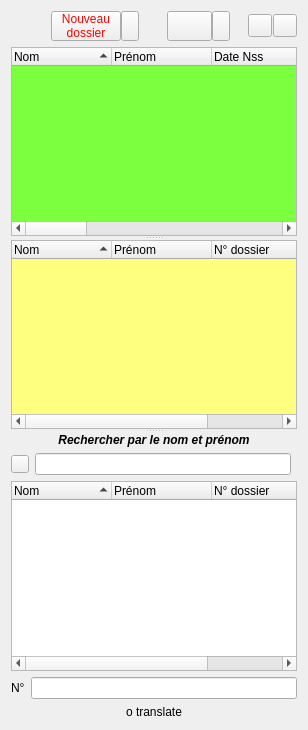
          <widget class="QWidget" name="layoutWidget_1">
           <layout class="QGridLayout">
            <item row="1" column="0">
             <layout class="QGridLayout" name="_2">
              <item row="1" column="0">
               <widget class="QSplitter" name="splitter_listPatient">
                <property name="orientation">
                 <enum>Qt::Vertical</enum>
                </property>
                <widget class="QSplitter" name="splitter_">
                 <property name="orientation">
                  <enum>Qt::Vertical</enum>
                 </property>
                 <widget class="QTreeWidget" name="listView_Vitale">
                  <property name="palette">
                   <palette>
                    <active>
                     <colorrole role="Base">
                      <brush brushstyle="SolidPattern">
                       <color alpha="255">
                        <red>123</red>
                        <green>255</green>
                        <blue>62</blue>
                       </color>
                      </brush>
                     </colorrole>
                    </active>
                    <inactive>
                     <colorrole role="Base">
                      <brush brushstyle="SolidPattern">
                       <color alpha="255">
                        <red>123</red>
                        <green>255</green>
                        <blue>62</blue>
                       </color>
                      </brush>
                     </colorrole>
                    </inactive>
                    <disabled>
                     <colorrole role="Base">
                      <brush brushstyle="SolidPattern">
                       <color alpha="255">
                        <red>255</red>
                        <green>255</green>
                        <blue>255</blue>
                       </color>
                      </brush>
                     </colorrole>
                    </disabled>
                   </palette>
                  </property>
                  <property name="rootIsDecorated">
                   <bool>false</bool>
                  </property>
                  <property name="sortingEnabled">
                   <bool>true</bool>
                  </property>
                  <column>
                   <property name="text">
                    <string>Nom</string>
                   </property>
                   <property name="font">
                    <font>
                     <pointsize>9</pointsize>
                    </font>
                   </property>
                  </column>
                  <column>
                   <property name="text">
                    <string>Prénom</string>
                   </property>
                   <property name="font">
                    <font>
                     <pointsize>9</pointsize>
                    </font>
                   </property>
                  </column>
                  <column>
                   <property name="text">
                    <string>Date Nss</string>
                   </property>
                   <property name="font">
                    <font>
                     <pointsize>9</pointsize>
                    </font>
                   </property>
                  </column>
                  <column>
                   <property name="text">
                    <string>Num SS</string>
                   </property>
                   <property name="font">
                    <font>
                     <pointsize>9</pointsize>
                    </font>
                   </property>
                  </column>
                  <column>
                   <property name="text">
                    <string>Rang Gem</string>
                   </property>
                   <property name="font">
                    <font>
                     <pointsize>9</pointsize>
                    </font>
                   </property>
                  </column>
                  <column>
                   <property name="text">
                    <string>Qu ayant droit</string>
                   </property>
                   <property name="font">
                    <font>
                     <pointsize>9</pointsize>
                    </font>
                   </property>
                  </column>
                  <column>
                   <property name="text">
                    <string>N° Dossier</string>
                   </property>
                   <property name="font">
                    <font>
                     <pointsize>9</pointsize>
                    </font>
                   </property>
                  </column>
                  <column>
                   <property name="text">
                    <string>GUID</string>
                   </property>
                   <property name="font">
                    <font>
                     <pointsize>9</pointsize>
                    </font>
                   </property>
                  </column>
                  <column>
                   <property name="text">
                    <string>Occurence</string>
                   </property>
                   <property name="font">
                    <font>
                     <pointsize>9</pointsize>
                    </font>
                   </property>
                  </column>
                  <column>
                   <property name="text">
                    <string>DroitsDeb</string>
                   </property>
                  </column>
                  <column>
                   <property name="text">
                    <string>DroitsFin</string>
                   </property>
                  </column>
                  <column>
                   <property name="text">
                    <string>CAS</string>
                   </property>
                  </column>
                 </widget>
                 <widget class="QTreeWidget" name="listView_Doublons">
                  <property name="palette">
                   <palette>
                    <active>
                     <colorrole role="Base">
                      <brush brushstyle="SolidPattern">
                       <color alpha="255">
                        <red>255</red>
                        <green>255</green>
                        <blue>127</blue>
                       </color>
                      </brush>
                     </colorrole>
                    </active>
                    <inactive>
                     <colorrole role="Base">
                      <brush brushstyle="SolidPattern">
                       <color alpha="255">
                        <red>255</red>
                        <green>255</green>
                        <blue>127</blue>
                       </color>
                      </brush>
                     </colorrole>
                    </inactive>
                    <disabled>
                     <colorrole role="Base">
                      <brush brushstyle="SolidPattern">
                       <color alpha="255">
                        <red>255</red>
                        <green>255</green>
                        <blue>255</blue>
                       </color>
                      </brush>
                     </colorrole>
                    </disabled>
                   </palette>
                  </property>
                  <property name="toolTip">
                   <string>Lite de résolution des doublons.</string>
                  </property>
                  <property name="rootIsDecorated">
                   <bool>false</bool>
                  </property>
                  <property name="sortingEnabled">
                   <bool>true</bool>
                  </property>
                  <column>
                   <property name="text">
                    <string>Nom</string>
                   </property>
                   <property name="font">
                    <font>
                     <pointsize>9</pointsize>
                    </font>
                   </property>
                  </column>
                  <column>
                   <property name="text">
                    <string>Prénom</string>
                   </property>
                   <property name="font">
                    <font>
                     <pointsize>9</pointsize>
                    </font>
                   </property>
                  </column>
                  <column>
                   <property name="text">
                    <string>N° dossier</string>
                   </property>
                   <property name="font">
                    <font>
                     <pointsize>9</pointsize>
                    </font>
                   </property>
                  </column>
                  <column>
                   <property name="text">
                    <string>GUID</string>
                   </property>
                   <property name="font">
                    <font>
                     <pointsize>9</pointsize>
                    </font>
                   </property>
                  </column>
                 </widget>
                </widget>
                <widget class="QWidget" name="layoutWidget">
                 <layout class="QGridLayout" name="_3">
                  <item row="0" column="0">
                   <layout class="QGridLayout" name="_4">
                    <item row="0" column="0" colspan="3">
                     <widget class="QLabel" name="label_rechercherliste">
                      <property name="font">
                       <font>
                        <pointsize>9</pointsize>
                        <weight>75</weight>
                        <italic>true</italic>
                        <bold>true</bold>
                       </font>
                      </property>
                      <property name="text">
                       <string>Rechercher par le nom et prénom</string>
                      </property>
                      <property name="alignment">
                       <set>Qt::AlignCenter</set>
                      </property>
                     </widget>
                    </item>
                    <item row="2" column="0">
                     <widget class="QPushButton" name="pushButton_ReinitListe">
                      <property name="maximumSize">
                       <size>
                        <width>18</width>
                        <height>18</height>
                       </size>
                      </property>
                      <property name="toolTip">
                       <string>Réinitialiser la liste des patients.</string>
                      </property>
                      <property name="text">
                       <string/>
                      </property>
                     </widget>
                    </item>
                    <item row="2" column="1">
                     <widget class="C_QLineEdit" name="lineEditAutoLocator">
                      <property name="toolTip">
                       <string>&lt;!DOCTYPE HTML PUBLIC &quot;-//W3C//DTD HTML 4.0//EN&quot; &quot;http://www.w3.org/TR/REC-html40/strict.dtd&quot;&gt;
&lt;html&gt;&lt;head&gt;&lt;meta name=&quot;qrichtext&quot; content=&quot;1&quot; /&gt;&lt;style type=&quot;text/css&quot;&gt;
p, li { white-space: pre-wrap; }
&lt;/style&gt;&lt;/head&gt;&lt;body style=&quot; font-family:'Sans Serif'; font-size:9pt; font-weight:400; font-style:normal;&quot;&gt;
&lt;p style=&quot; margin-top:0px; margin-bottom:0px; margin-left:0px; margin-right:0px; -qt-block-indent:0; text-indent:0px;&quot;&gt;Pour sélectionner un patient,&lt;/p&gt;
&lt;p style=&quot; margin-top:0px; margin-bottom:0px; margin-left:0px; margin-right:0px; -qt-block-indent:0; text-indent:0px;&quot;&gt;entrez le &lt;span style=&quot; font-weight:600;&quot;&gt;nom&lt;/span&gt; séparé du &lt;span style=&quot; font-weight:600;&quot;&gt;prénom&lt;/span&gt; par un point virgule.&lt;/p&gt;
&lt;p style=&quot; margin-top:0px; margin-bottom:0px; margin-left:0px; margin-right:0px; -qt-block-indent:0; text-indent:0px;&quot;&gt;Le symbole % permet de spécifier : rechercher tout ce qui le suit n'importe où.&lt;/p&gt;&lt;/body&gt;&lt;/html&gt;</string>
                      </property>
                      <property name="whatsThis">
                       <string>to define for best control</string>
                      </property>
                     </widget>
                    </item>
                   </layout>
                  </item>
                  <item row="1" column="0">
                   <widget class="C_DragQTreeWidget" name="listView_Patient">
                    <property name="font">
                     <font>
                      <pointsize>9</pointsize>
                     </font>
                    </property>
                    <property name="toolTip">
                     <string>Liste des patients.
Double cliquez sur un patient pour en lancer le dossier.
Cliquez avec le bouton droit de la souris au dessus d'un patient, pour faire apparaître un menu vous proposant diverses options  de travail. </string>
                    </property>
                    <property name="rootIsDecorated">
                     <bool>false</bool>
                    </property>
                    <property name="itemsExpandable">
                     <bool>true</bool>
                    </property>
                    <property name="sortingEnabled">
                     <bool>true</bool>
                    </property>
                    <property name="expandsOnDoubleClick">
                     <bool>false</bool>
                    </property>
                    <column>
                     <property name="text">
                      <string>Nom</string>
                     </property>
                    </column>
                    <column>
                     <property name="text">
                      <string>Prénom</string>
                     </property>
                    </column>
                    <column>
                     <property name="text">
                      <string>N° dossier</string>
                     </property>
                    </column>
                    <column>
                     <property name="text">
                      <string>GUID</string>
                     </property>
                    </column>
                   </widget>
                  </item>
                 </layout>
                </widget>
               </widget>
              </item>
              <item row="3" column="0">
               <layout class="QGridLayout" name="_5">
                <item row="0" column="0">
                 <widget class="QLabel" name="textLabel_NumGuid">
                  <property name="font">
                   <font>
                    <pointsize>9</pointsize>
                   </font>
                  </property>
                  <property name="text">
                   <string>N°</string>
                  </property>
                 </widget>
                </item>
                <item row="0" column="1">
                 <widget class="C_QLineEdit" name="textLabel_NumDoss">
                  <property name="font">
                   <font>
                    <pointsize>9</pointsize>
                   </font>
                  </property>
                  <property name="focusPolicy">
                   <enum>Qt::NoFocus</enum>
                  </property>
                  <property name="acceptDrops">
                   <bool>false</bool>
                  </property>
                  <property name="readOnly">
                   <bool>true</bool>
                  </property>
                 </widget>
                </item>
                <item row="1" column="0" colspan="2">
                 <widget class="QLabel" name="textLabel_StateList">
                  <property name="font">
                   <font>
                    <pointsize>9</pointsize>
                   </font>
                  </property>
                  <property name="text">
                   <string>o translate</string>
                  </property>
                  <property name="alignment">
                   <set>Qt::AlignCenter</set>
                  </property>
                 </widget>
                </item>
               </layout>
              </item>
             </layout>
            </item>
            <item row="0" column="0">
             <layout class="QHBoxLayout" name="horizontalLayout_4">
              <property name="spacing">
               <number>0</number>
              </property>
              <item>
               <spacer name="horizontalSpacer">
                <property name="orientation">
                 <enum>Qt::Horizontal</enum>
                </property>
                <property name="sizeHint" stdset="0">
                 <size>
                  <width>40</width>
                  <height>20</height>
                 </size>
                </property>
               </spacer>
              </item>
              <item>
               <layout class="QHBoxLayout" name="horizontalLayout_2">
                <property name="spacing">
                 <number>0</number>
                </property>
                <item>
                 <widget class="QToolButton" name="pushButtonNew">
                  <property name="sizePolicy">
                   <sizepolicy hsizetype="Ignored" vsizetype="Fixed">
                    <horstretch>0</horstretch>
                    <verstretch>0</verstretch>
                   </sizepolicy>
                  </property>
                  <property name="minimumSize">
                   <size>
                    <width>70</width>
                    <height>30</height>
                   </size>
                  </property>
                  <property name="maximumSize">
                   <size>
                    <width>70</width>
                    <height>30</height>
                   </size>
                  </property>
                  <property name="palette">
                   <palette>
                    <active>
                     <colorrole role="ButtonText">
                      <brush brushstyle="SolidPattern">
                       <color alpha="255">
                        <red>255</red>
                        <green>0</green>
                        <blue>0</blue>
                       </color>
                      </brush>
                     </colorrole>
                    </active>
                    <inactive>
                     <colorrole role="ButtonText">
                      <brush brushstyle="SolidPattern">
                       <color alpha="255">
                        <red>255</red>
                        <green>0</green>
                        <blue>0</blue>
                       </color>
                      </brush>
                     </colorrole>
                    </inactive>
                    <disabled>
                     <colorrole role="ButtonText">
                      <brush brushstyle="SolidPattern">
                       <color alpha="255">
                        <red>106</red>
                        <green>104</green>
                        <blue>100</blue>
                       </color>
                      </brush>
                     </colorrole>
                    </disabled>
                   </palette>
                  </property>
                  <property name="toolTip">
                   <string>&lt;font color=&quot;#000000&quot;&gt; Ce bouton permet de créer de nouveaux dossiers&lt;/font&gt;</string>
                  </property>
                  <property name="text">
                   <string>Nouveau 
dossier</string>
                  </property>
                 </widget>
                </item>
                <item>
                 <widget class="QToolButton" name="pushButtonMenuNew">
                  <property name="minimumSize">
                   <size>
                    <width>18</width>
                    <height>30</height>
                   </size>
                  </property>
                  <property name="maximumSize">
                   <size>
                    <width>18</width>
                    <height>30</height>
                   </size>
                  </property>
                  <property name="text">
                   <string/>
                  </property>
                 </widget>
                </item>
               </layout>
              </item>
              <item>
               <spacer name="horizontalSpacer_2">
                <property name="orientation">
                 <enum>Qt::Horizontal</enum>
                </property>
                <property name="sizeHint" stdset="0">
                 <size>
                  <width>28</width>
                  <height>20</height>
                 </size>
                </property>
               </spacer>
              </item>
              <item>
               <layout class="QHBoxLayout" name="horizontalLayout">
                <property name="spacing">
                 <number>0</number>
                </property>
                <item>
                 <widget class="QToolButton" name="pushButtonVitale">
                  <property name="minimumSize">
                   <size>
                    <width>45</width>
                    <height>30</height>
                   </size>
                  </property>
                  <property name="maximumSize">
                   <size>
                    <width>45</width>
                    <height>30</height>
                   </size>
                  </property>
                  <property name="toolTip">
                   <string>Sélectionner un dossier à l'aide de la carte Vitale</string>
                  </property>
                  <property name="text">
                   <string/>
                  </property>
                 </widget>
                </item>
                <item>
                 <widget class="QToolButton" name="pushButtonVitaleMenu">
                  <property name="minimumSize">
                   <size>
                    <width>18</width>
                    <height>30</height>
                   </size>
                  </property>
                  <property name="maximumSize">
                   <size>
                    <width>18</width>
                    <height>30</height>
                   </size>
                  </property>
                  <property name="text">
                   <string/>
                  </property>
                 </widget>
                </item>
               </layout>
              </item>
              <item>
               <spacer name="horizontalSpacer_3">
                <property name="orientation">
                 <enum>Qt::Horizontal</enum>
                </property>
                <property name="sizeHint" stdset="0">
                 <size>
                  <width>18</width>
                  <height>20</height>
                 </size>
                </property>
               </spacer>
              </item>
              <item>
               <layout class="QHBoxLayout" name="horizontalLayout_3">
                <property name="spacing">
                 <number>1</number>
                </property>
                <item>
                 <widget class="QToolButton" name="pushButtonInfo">
                  <property name="toolTip">
                   <string>Comment sélectionner un patient dans la liste</string>
                  </property>
                  <property name="text">
                   <string/>
                  </property>
                 </widget>
                </item>
                <item>
                 <widget class="QToolButton" name="pushButtonDetruire">
                  <property name="toolTip">
                   <string>Effacer un dossier</string>
                  </property>
                  <property name="text">
                   <string/>
                  </property>
                 </widget>
                </item>
               </layout>
              </item>
             </layout>
            </item>
           </layout>
          </widget>
